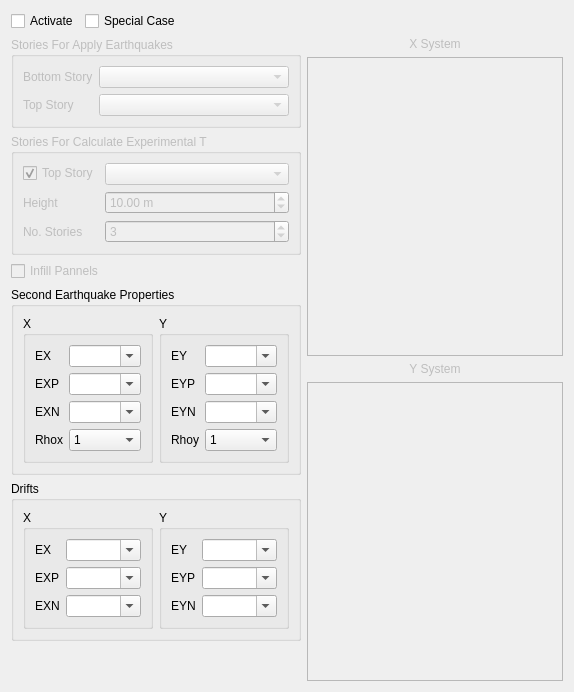
       <widget class="QWidget" name="tab_2">
        <attribute name="title">
         <string>Second System</string>
        </attribute>
        <layout class="QVBoxLayout" name="verticalLayout_7">
         <item>
          <layout class="QHBoxLayout" name="horizontalLayout_12">
           <item>
            <widget class="QCheckBox" name="activate_second_system">
             <property name="enabled">
              <bool>true</bool>
             </property>
             <property name="text">
              <string>Activate</string>
             </property>
            </widget>
           </item>
           <item>
            <widget class="QCheckBox" name="special_case">
             <property name="text">
              <string>Special Case</string>
             </property>
            </widget>
           </item>
           <item>
            <spacer name="horizontalSpacer">
             <property name="orientation">
              <enum>Qt::Horizontal</enum>
             </property>
             <property name="sizeHint" stdset="0">
              <size>
               <width>40</width>
               <height>20</height>
              </size>
             </property>
            </spacer>
           </item>
          </layout>
         </item>
         <item>
          <layout class="QHBoxLayout" name="horizontalLayout_4">
           <item>
            <layout class="QVBoxLayout" name="verticalLayout">
             <item>
              <widget class="QGroupBox" name="stories_for_apply_earthquake_groupox">
               <property name="enabled">
                <bool>false</bool>
               </property>
               <property name="title">
                <string>Stories For Apply Earthquakes</string>
               </property>
               <layout class="QFormLayout" name="formLayout_2">
                <item row="1" column="0">
                 <widget class="QLabel" name="label_16">
                  <property name="layoutDirection">
                   <enum>Qt::LeftToRight</enum>
                  </property>
                  <property name="text">
                   <string>Bottom Story</string>
                  </property>
                 </widget>
                </item>
                <item row="1" column="1">
                 <widget class="QComboBox" name="bot_x1_combo">
                  <property name="prefEntry" stdset="0">
                   <cstring>ostan</cstring>
                  </property>
                  <property name="prefPath" stdset="0">
                   <cstring>Mod/civilTools</cstring>
                  </property>
                 </widget>
                </item>
                <item row="2" column="0">
                 <widget class="QLabel" name="label_15">
                  <property name="layoutDirection">
                   <enum>Qt::LeftToRight</enum>
                  </property>
                  <property name="text">
                   <string>Top Story</string>
                  </property>
                 </widget>
                </item>
                <item row="2" column="1">
                 <widget class="QComboBox" name="top_x1_combo">
                  <property name="prefEntry" stdset="0">
                   <cstring>ostan</cstring>
                  </property>
                  <property name="prefPath" stdset="0">
                   <cstring>Mod/civilTools</cstring>
                  </property>
                 </widget>
                </item>
               </layout>
              </widget>
             </item>
             <item>
              <widget class="QGroupBox" name="stories_for_height_groupox">
               <property name="enabled">
                <bool>false</bool>
               </property>
               <property name="title">
                <string>Stories For Calculate Experimental T</string>
               </property>
               <layout class="QFormLayout" name="formLayout_3">
                <item row="1" column="0">
                 <widget class="QCheckBox" name="top_story_for_height_checkbox_1">
                  <property name="layoutDirection">
                   <enum>Qt::LeftToRight</enum>
                  </property>
                  <property name="text">
                   <string>Top Story</string>
                  </property>
                  <property name="checked">
                   <bool>true</bool>
                  </property>
                 </widget>
                </item>
                <item row="1" column="1">
                 <widget class="QComboBox" name="top_story_for_height1">
                  <property name="prefEntry" stdset="0">
                   <cstring>ostan</cstring>
                  </property>
                  <property name="prefPath" stdset="0">
                   <cstring>Mod/civilTools</cstring>
                  </property>
                 </widget>
                </item>
                <item row="4" column="0">
                 <widget class="QLabel" name="label_9">
                  <property name="layoutDirection">
                   <enum>Qt::LeftToRight</enum>
                  </property>
                  <property name="text">
                   <string>Height</string>
                  </property>
                 </widget>
                </item>
                <item row="4" column="1">
                 <widget class="QDoubleSpinBox" name="height_x1">
                  <property name="layoutDirection">
                   <enum>Qt::LeftToRight</enum>
                  </property>
                  <property name="suffix">
                   <string> m</string>
                  </property>
                  <property name="maximum">
                   <double>300.000000000000000</double>
                  </property>
                  <property name="value">
                   <double>10.000000000000000</double>
                  </property>
                  <property name="prefEntry" stdset="0">
                   <cstring>building_height</cstring>
                  </property>
                  <property name="prefPath" stdset="0">
                   <cstring>Mod/civilTools</cstring>
                  </property>
                 </widget>
                </item>
                <item row="5" column="0">
                 <widget class="QLabel" name="label_10">
                  <property name="layoutDirection">
                   <enum>Qt::LeftToRight</enum>
                  </property>
                  <property name="text">
                   <string>No. Stories</string>
                  </property>
                 </widget>
                </item>
                <item row="5" column="1">
                 <widget class="QSpinBox" name="no_of_story_x1">
                  <property name="minimum">
                   <number>1</number>
                  </property>
                  <property name="value">
                   <number>3</number>
                  </property>
                 </widget>
                </item>
               </layout>
              </widget>
             </item>
             <item>
              <widget class="QCheckBox" name="infill_1">
               <property name="enabled">
                <bool>false</bool>
               </property>
               <property name="layoutDirection">
                <enum>Qt::LeftToRight</enum>
               </property>
               <property name="text">
                <string>Infill Pannels</string>
               </property>
               <property name="checked">
                <bool>false</bool>
               </property>
               <property name="prefEntry" stdset="0">
                <cstring>is_infill</cstring>
               </property>
               <property name="prefPath" stdset="0">
                <cstring>Mod/Civil</cstring>
               </property>
              </widget>
             </item>
             <item>
              <widget class="QGroupBox" name="second_earthquake_properties">
               <property name="enabled">
                <bool>true</bool>
               </property>
               <property name="title">
                <string>Second Earthquake Properties</string>
               </property>
               <property name="checkable">
                <bool>false</bool>
               </property>
               <property name="checked">
                <bool>false</bool>
               </property>
               <layout class="QHBoxLayout" name="horizontalLayout_7">
                <item>
                 <widget class="QGroupBox" name="second_system_group_x">
                  <property name="enabled">
                   <bool>true</bool>
                  </property>
                  <property name="title">
                   <string>X</string>
                  </property>
                  <layout class="QFormLayout" name="formLayout_7">
                   <item row="0" column="0">
                    <widget class="QLabel" name="label_19">
                     <property name="enabled">
                      <bool>true</bool>
                     </property>
                     <property name="text">
                      <string>EX</string>
                     </property>
                    </widget>
                   </item>
                   <item row="0" column="1">
                    <widget class="QComboBox" name="ex1_combobox">
                     <property name="enabled">
                      <bool>true</bool>
                     </property>
                     <property name="editable">
                      <bool>true</bool>
                     </property>
                    </widget>
                   </item>
                   <item row="1" column="0">
                    <widget class="QLabel" name="label_24">
                     <property name="enabled">
                      <bool>true</bool>
                     </property>
                     <property name="text">
                      <string>EXP</string>
                     </property>
                    </widget>
                   </item>
                   <item row="1" column="1">
                    <widget class="QComboBox" name="exp1_combobox">
                     <property name="enabled">
                      <bool>true</bool>
                     </property>
                     <property name="editable">
                      <bool>true</bool>
                     </property>
                    </widget>
                   </item>
                   <item row="2" column="0">
                    <widget class="QLabel" name="label_25">
                     <property name="enabled">
                      <bool>true</bool>
                     </property>
                     <property name="text">
                      <string>EXN</string>
                     </property>
                    </widget>
                   </item>
                   <item row="2" column="1">
                    <widget class="QComboBox" name="exn1_combobox">
                     <property name="enabled">
                      <bool>true</bool>
                     </property>
                     <property name="editable">
                      <bool>true</bool>
                     </property>
                    </widget>
                   </item>
                   <item row="3" column="0">
                    <widget class="QLabel" name="label_29">
                     <property name="enabled">
                      <bool>true</bool>
                     </property>
                     <property name="text">
                      <string>Rhox</string>
                     </property>
                    </widget>
                   </item>
                   <item row="3" column="1">
                    <widget class="QComboBox" name="rhox1_combobox">
                     <property name="enabled">
                      <bool>true</bool>
                     </property>
                     <item>
                      <property name="text">
                       <string>1</string>
                      </property>
                     </item>
                     <item>
                      <property name="text">
                       <string>1.2</string>
                      </property>
                     </item>
                    </widget>
                   </item>
                  </layout>
                 </widget>
                </item>
                <item>
                 <widget class="QGroupBox" name="second_system_group_y">
                  <property name="title">
                   <string>Y</string>
                  </property>
                  <layout class="QFormLayout" name="formLayout_8">
                   <item row="0" column="0">
                    <widget class="QLabel" name="label_26">
                     <property name="enabled">
                      <bool>true</bool>
                     </property>
                     <property name="text">
                      <string>EY</string>
                     </property>
                    </widget>
                   </item>
                   <item row="0" column="1">
                    <widget class="QComboBox" name="ey1_combobox">
                     <property name="enabled">
                      <bool>true</bool>
                     </property>
                     <property name="editable">
                      <bool>true</bool>
                     </property>
                    </widget>
                   </item>
                   <item row="1" column="0">
                    <widget class="QLabel" name="label_27">
                     <property name="enabled">
                      <bool>true</bool>
                     </property>
                     <property name="text">
                      <string>EYP</string>
                     </property>
                    </widget>
                   </item>
                   <item row="1" column="1">
                    <widget class="QComboBox" name="eyp1_combobox">
                     <property name="enabled">
                      <bool>true</bool>
                     </property>
                     <property name="editable">
                      <bool>true</bool>
                     </property>
                    </widget>
                   </item>
                   <item row="2" column="0">
                    <widget class="QLabel" name="label_28">
                     <property name="enabled">
                      <bool>true</bool>
                     </property>
                     <property name="text">
                      <string>EYN</string>
                     </property>
                    </widget>
                   </item>
                   <item row="2" column="1">
                    <widget class="QComboBox" name="eyn1_combobox">
                     <property name="enabled">
                      <bool>true</bool>
                     </property>
                     <property name="editable">
                      <bool>true</bool>
                     </property>
                    </widget>
                   </item>
                   <item row="3" column="0">
                    <widget class="QLabel" name="label_30">
                     <property name="enabled">
                      <bool>true</bool>
                     </property>
                     <property name="text">
                      <string>Rhoy</string>
                     </property>
                    </widget>
                   </item>
                   <item row="3" column="1">
                    <widget class="QComboBox" name="rhoy1_combobox">
                     <property name="enabled">
                      <bool>true</bool>
                     </property>
                     <item>
                      <property name="text">
                       <string>1</string>
                      </property>
                     </item>
                     <item>
                      <property name="text">
                       <string>1.2</string>
                      </property>
                     </item>
                    </widget>
                   </item>
                  </layout>
                 </widget>
                </item>
               </layout>
              </widget>
             </item>
             <item>
              <widget class="QGroupBox" name="second_earthquake_properties_drifts">
               <property name="enabled">
                <bool>true</bool>
               </property>
               <property name="title">
                <string>Drifts</string>
               </property>
               <property name="checkable">
                <bool>false</bool>
               </property>
               <property name="checked">
                <bool>false</bool>
               </property>
               <layout class="QHBoxLayout" name="horizontalLayout_17">
                <item>
                 <widget class="QGroupBox" name="second_system_drift_group_x">
                  <property name="enabled">
                   <bool>true</bool>
                  </property>
                  <property name="title">
                   <string>X</string>
                  </property>
                  <layout class="QFormLayout" name="formLayout_17">
                   <item row="0" column="0">
                    <widget class="QLabel" name="label_22">
                     <property name="enabled">
                      <bool>true</bool>
                     </property>
                     <property name="text">
                      <string>EX</string>
                     </property>
                    </widget>
                   </item>
                   <item row="0" column="1">
                    <widget class="QComboBox" name="ex1_drift_combobox">
                     <property name="enabled">
                      <bool>true</bool>
                     </property>
                     <property name="editable">
                      <bool>true</bool>
                     </property>
                    </widget>
                   </item>
                   <item row="1" column="0">
                    <widget class="QLabel" name="label_74">
                     <property name="enabled">
                      <bool>true</bool>
                     </property>
                     <property name="text">
                      <string>EXP</string>
                     </property>
                    </widget>
                   </item>
                   <item row="1" column="1">
                    <widget class="QComboBox" name="exp1_drift_combobox">
                     <property name="enabled">
                      <bool>true</bool>
                     </property>
                     <property name="editable">
                      <bool>true</bool>
                     </property>
                    </widget>
                   </item>
                   <item row="2" column="0">
                    <widget class="QLabel" name="label_75">
                     <property name="enabled">
                      <bool>true</bool>
                     </property>
                     <property name="text">
                      <string>EXN</string>
                     </property>
                    </widget>
                   </item>
                   <item row="2" column="1">
                    <widget class="QComboBox" name="exn1_drift_combobox">
                     <property name="enabled">
                      <bool>true</bool>
                     </property>
                     <property name="editable">
                      <bool>true</bool>
                     </property>
                    </widget>
                   </item>
                  </layout>
                 </widget>
                </item>
                <item>
                 <widget class="QGroupBox" name="second_system_drift_group_y">
                  <property name="enabled">
                   <bool>true</bool>
                  </property>
                  <property name="title">
                   <string>Y</string>
                  </property>
                  <layout class="QFormLayout" name="formLayout_18">
                   <item row="0" column="0">
                    <widget class="QLabel" name="label_77">
                     <property name="enabled">
                      <bool>true</bool>
                     </property>
                     <property name="text">
                      <string>EY</string>
                     </property>
                    </widget>
                   </item>
                   <item row="0" column="1">
                    <widget class="QComboBox" name="ey1_drift_combobox">
                     <property name="enabled">
                      <bool>true</bool>
                     </property>
                     <property name="editable">
                      <bool>true</bool>
                     </property>
                    </widget>
                   </item>
                   <item row="1" column="0">
                    <widget class="QLabel" name="label_78">
                     <property name="enabled">
                      <bool>true</bool>
                     </property>
                     <property name="text">
                      <string>EYP</string>
                     </property>
                    </widget>
                   </item>
                   <item row="1" column="1">
                    <widget class="QComboBox" name="eyp1_drift_combobox">
                     <property name="enabled">
                      <bool>true</bool>
                     </property>
                     <property name="editable">
                      <bool>true</bool>
                     </property>
                    </widget>
                   </item>
                   <item row="2" column="0">
                    <widget class="QLabel" name="label_79">
                     <property name="enabled">
                      <bool>true</bool>
                     </property>
                     <property name="text">
                      <string>EYN</string>
                     </property>
                    </widget>
                   </item>
                   <item row="2" column="1">
                    <widget class="QComboBox" name="eyn1_drift_combobox">
                     <property name="enabled">
                      <bool>true</bool>
                     </property>
                     <property name="editable">
                      <bool>true</bool>
                     </property>
                    </widget>
                   </item>
                  </layout>
                 </widget>
                </item>
               </layout>
              </widget>
             </item>
             <item>
              <spacer name="verticalSpacer_2">
               <property name="orientation">
                <enum>Qt::Vertical</enum>
               </property>
               <property name="sizeHint" stdset="0">
                <size>
                 <width>20</width>
                 <height>40</height>
                </size>
               </property>
              </spacer>
             </item>
            </layout>
           </item>
           <item>
            <layout class="QVBoxLayout" name="verticalLayout_5">
             <item>
              <widget class="QLabel" name="x_system_label">
               <property name="enabled">
                <bool>false</bool>
               </property>
               <property name="text">
                <string>X System</string>
               </property>
               <property name="alignment">
                <set>Qt::AlignCenter</set>
               </property>
              </widget>
             </item>
             <item>
              <widget class="QTreeView" name="x_treeview_1">
               <property name="enabled">
                <bool>false</bool>
               </property>
               <property name="layoutDirection">
                <enum>Qt::RightToLeft</enum>
               </property>
              </widget>
             </item>
             <item>
              <widget class="QLabel" name="y_system_label">
               <property name="enabled">
                <bool>false</bool>
               </property>
               <property name="text">
                <string>Y System</string>
               </property>
               <property name="alignment">
                <set>Qt::AlignCenter</set>
               </property>
              </widget>
             </item>
             <item>
              <widget class="QTreeView" name="y_treeview_1">
               <property name="enabled">
                <bool>false</bool>
               </property>
               <property name="layoutDirection">
                <enum>Qt::RightToLeft</enum>
               </property>
              </widget>
             </item>
            </layout>
           </item>
          </layout>
         </item>
        </layout>
       </widget>
